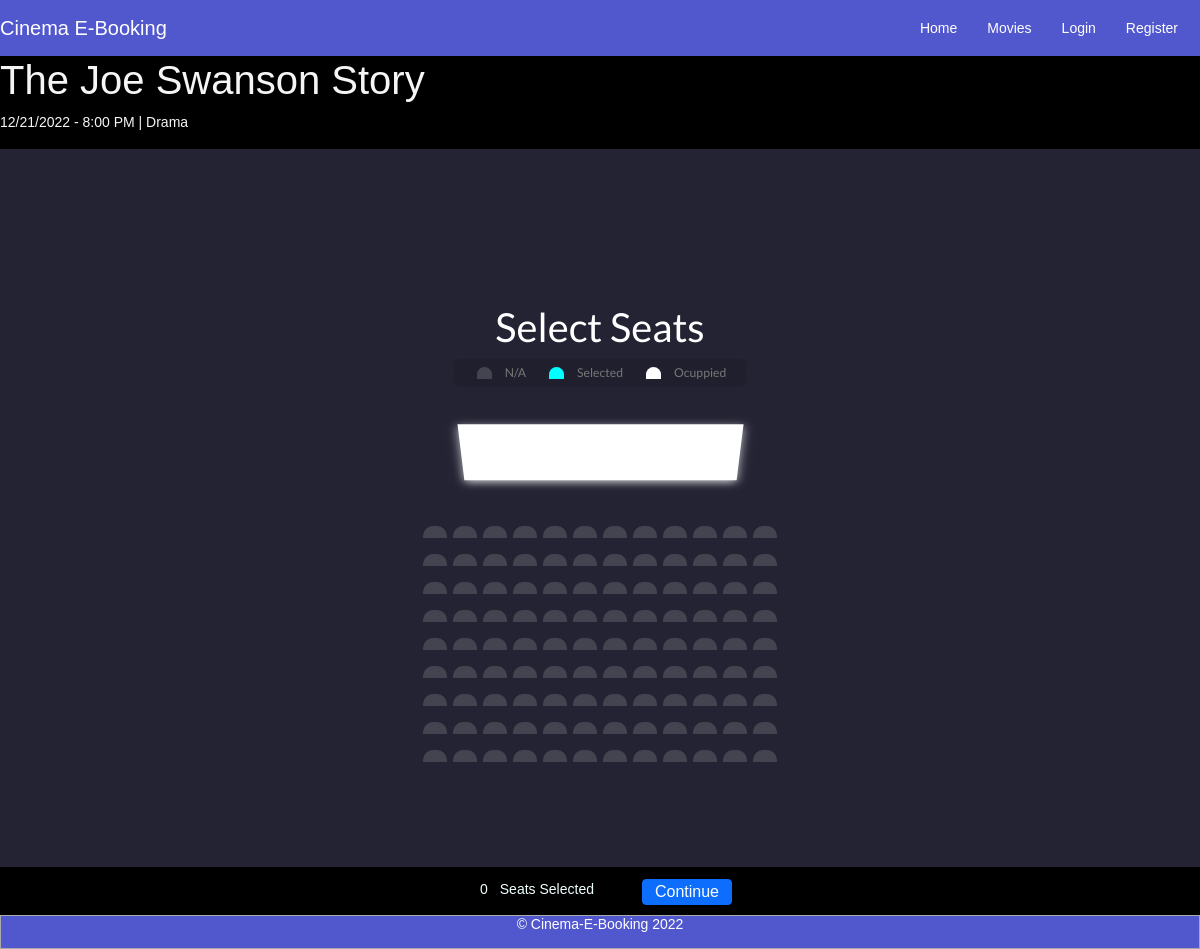
Page /select-seat/7 on the committed database.
### website/models/Movies.py (models this page shows, shortened)
class Movie(db.Model):
    __tablename__ = 'movies'
    id = db.Column("id", db.Integer, nullable=False, primary_key = True)
    title = db.Column("title", db.String(255), nullable=False)
    category = db.Column("category", db.String(255), nullable=False)
    cast = db.Column("cast", db.String(1800), nullable=False)
    director = db.Column("director", db.String(255), nullable=False)
    producer = db.Column("producer", db.String(255), nullable=False)
    synopsis = db.Column("synopsis", db.String(1800), nullable=False)
    rating = db.Column("rating", db.String(255), nullable=False)
    picture = db.Column("picture", db.String(2048), nullable=False)
    shows = db.relationship("Show", back_populates="movie", order_by="asc(Show.show_date), asc(Show.show_time)")
    reviews = db.relationship("Review", back_populates="movie")

### website/models/Show.py (models this page shows, shortened)
class Show(db.Model):
    __tablename__ = 'shows'
    id = db.Column("id", db.Integer, nullable=False, primary_key = True)
    show_date = db.Column("show_date", db.String(8), nullable=False)
    show_time = db.Column("show_time", db.String(4), nullable=False)
    duration = db.Column("duration", db.String(4), nullable=False)
    bookings = db.relationship("Booking", back_populates="show")
    movie_id = db.Column("movie_id", db.Integer, db.ForeignKey('movies.id'))
    movie = db.relationship("Movie", back_populates="shows")
    show_room_id = db.Column("show_room_id", db.Integer, db.ForeignKey('show_rooms.id'))
    show_room = db.relationship("ShowRoom", back_populates="shows")

class Seat(db.Model):
    __tablename__ = 'seats'
    id = db.Column("id", db.Integer, nullable=False, primary_key = True)
    status = db.Column("status", db.Integer, nullable=False)
    number = db.Column("seat_number", db.Integer, nullable=False)
    row_number = db.Column("row_number", db.Integer, nullable=False)
    show_room_id = db.Column("show_room_id", db.Integer, db.ForeignKey('show_rooms.id'))
    show_room = db.relationship("ShowRoom", back_populates="seats")

### website/views.py (the view)
@views.route('/select-seat/<int:id>', methods=['GET', 'POST'])
def select_seat(id):
    show = Show.query.filter_by(id=id).first()
    if request.method == 'GET':
        return render_template("select_seat.html", show=show)
    else:
        seats = request.form.getlist('seats')
        session['showid'] = id
        session['seats'] = seats
        print("seats: ", seats)
        return redirect(url_for('.buy_tickets'))

### website/templates/select_seat.html (shortened to what this page needs)
{% extends "base.html" %}
{% block content %}
<div class="movie-info">
  <h1 class="movie-title">{{show.movie.title}}</h1>
  <p class="movie-time">{{show.show_date}} - {{show.show_time}} PM | {{show.movie.category}}</p>
</div>
<div class="seat-select-container">
  <h1>Select Seats</h1>
  <ul class="showcase">
    <li>
      <div class="seat"></div>
      <small>N/A</small>
    </li>
    <li>
      <div class="seat selected"></div>
      <small>Selected</small>
    </li>
    <li>
      <div class="seat occupied"></div>
      <small>Ocuppied</small>
    </li>
  </ul>
  <div class="container">
    <div class="screen"></div>
    {% for i in range(0, 10) %}
    <div class="row">
      {% for seat in show.show_room.seats %}
      {% if seat.row_number == i %}
      {% if seat.status == 2 %}
      <div class="seat occupied" id={{seat.id}} onclick="changeStatus('{{seat.id}}')"></div>
      {% else %}
      <div class="seat" id={{seat.id}} onclick="changeStatus('{{seat.id}}')"></div>
      {% endif %}
      {% endif %}
      {% endfor %}
    </div>
    {% endfor %}
  </div>
</div>
<div class="continue-container">
  <p>
  <div id="numOfSeats">0</div> Seats Selected
  </p>
  <div class="continue-button-container">
    <form method="POST" action="/select-seat/{{show.id}}" id="buy-tickets-form">
      <button type="submit" class="btn btn-primary">Continue</button>
    </form>
  </div>
</div>
{% endblock %}

### website/static/main.css (style rules this page uses)
body { padding: 0; margin-bottom: 10vh; clear: both; background: #f2f6e9; }

### website/templates/select_seat.html (style rules this page uses)
body { position: relative; margin: 0px; height: 100%; width: 100%; background-color: black; font-family: 'Arimo', Arial, sans-serif; font-weight: 400; font-size: 14px; color: #010b26; }
* { -webkit-transition: 300ms; transition: 300ms; box-sizing: border-box; }
.movie-info { background-color: black; color: whitesmoke; width: 100%; margin-bottom: 0; }
.seat-select-container { font-family: 'Lato', 'sans-serif'; background-color: #242333; color: white; display: flex; flex-direction: column; align-items: center; justify-content: center; height: 100vh; margin-top: 0; }
.seat { background-color: #444451; height: 12px; width: 15px; margin: 3px; border-top-left-radius: 10px; border-top-right-radius: 10px; }
.seat.selected { background-color: cyan; }
.seat.occupied { background-color: white; }
.showcase { background-color: rgba(0, 0, 0, 0.1); padding: 5px 10px; border-radius: 5px; color: #777; list-style-type: none; display: flex; justify-content: space-between; }
.showcase li { display: flex; align-items: center; justify-content: center; margin: 0 10px; }
.showcase li small { margin-left: 10px; }
.screen { background-color: white; height: 70px; width: 25%; margin: 15px 0; transform: rotateX(-45deg); box-shadow: 0 3px 10px rgba(255, 255, 255, 0.75); }
.container { display: flex; flex-direction: column; justify-content: center; align-items: center; gap: 10px; perspective: 1000px; margin-bottom: 30px; }
.row { display: flex; }
.continue-container { position: fixed; display: flex; flex-direction: row; justify-content: center; bottom: 0; background-color: black; color: azure; width: 100%; height: auto; padding: 1vw; margin-bottom: 4vh; }
.continue-container * { padding: 0 1vw; }

### rows in the picture
Movie: movie "The Joe Swanson Story", movie.category "Drama"
Show: show_date "12/21/2022", show_time "8:00"
